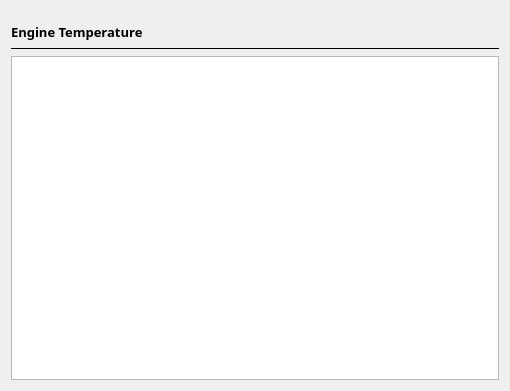
<?xml version="1.0" encoding="UTF-8"?>
<ui version="4.0">
 <class>Slider</class>
 <widget class="QWidget" name="Slider">
  <property name="geometry">
   <rect>
    <x>0</x>
    <y>0</y>
    <width>510</width>
    <height>391</height>
   </rect>
  </property>
  <property name="windowTitle">
   <string>Form</string>
  </property>
  <layout class="QVBoxLayout" name="verticalLayout">
   <item>
    <layout class="QHBoxLayout" name="horizontalLayout_2">
     <property name="spacing">
      <number>0</number>
     </property>
     <item alignment="Qt::AlignBottom">
      <widget class="QLabel" name="title">
       <property name="font">
        <font>
         <family>The Bold Font</family>
         <pointsize>10</pointsize>
         <weight>75</weight>
         <bold>true</bold>
        </font>
       </property>
       <property name="text">
        <string>Engine Temperature</string>
       </property>
      </widget>
     </item>
     <item>
      <spacer name="horizontalSpacer">
       <property name="orientation">
        <enum>Qt::Horizontal</enum>
       </property>
       <property name="sizeHint" stdset="0">
        <size>
         <width>40</width>
         <height>20</height>
        </size>
       </property>
      </spacer>
     </item>
     <item>
      <widget class="QPushButton" name="previous_button">
       <property name="sizePolicy">
        <sizepolicy hsizetype="Fixed" vsizetype="Fixed">
         <horstretch>1</horstretch>
         <verstretch>1</verstretch>
        </sizepolicy>
       </property>
       <property name="maximumSize">
        <size>
         <width>30</width>
         <height>30</height>
        </size>
       </property>
       <property name="styleSheet">
        <string notr="true">QPushButton {
	border-image: url(:/arrow_left/assets/buttons/arrow_left/left.png);
}

QPushButton::hover {
	border-image: url(:/arrow_left/assets/buttons/arrow_left/left_hover.png)
}

QPushButton::pressed {
	border-image: url(:/arrow_left/assets/buttons/arrow_left/left_pressed.png)
}

QPushButton::disabled {
	border-image: url(:/arrow_left/assets/buttons/arrow_left/left_disabled.png);
}</string>
       </property>
       <property name="text">
        <string/>
       </property>
       <property name="iconSize">
        <size>
         <width>40</width>
         <height>40</height>
        </size>
       </property>
       <property name="autoDefault">
        <bool>false</bool>
       </property>
       <property name="default">
        <bool>false</bool>
       </property>
       <property name="flat">
        <bool>true</bool>
       </property>
      </widget>
     </item>
     <item>
      <widget class="QPushButton" name="next_button">
       <property name="enabled">
        <bool>true</bool>
       </property>
       <property name="sizePolicy">
        <sizepolicy hsizetype="Fixed" vsizetype="Fixed">
         <horstretch>1</horstretch>
         <verstretch>1</verstretch>
        </sizepolicy>
       </property>
       <property name="maximumSize">
        <size>
         <width>30</width>
         <height>30</height>
        </size>
       </property>
       <property name="styleSheet">
        <string notr="true">QPushButton {
	border-image: url(:/arrow_right/assets/buttons/arrow_right/right.png);
}

QPushButton::hover {
	border-image: url(:/arrow_right/assets/buttons/arrow_right/right_hover.png);
}

QPushButton::pressed {
	border-image: url(:/arrow_right/assets/buttons/arrow_right/right_pressed.png);
}

QPushButton::disabled {
	border-image: url(:/arrow_right/assets/buttons/arrow_right/right_disabled.png);
}</string>
       </property>
       <property name="text">
        <string/>
       </property>
       <property name="iconSize">
        <size>
         <width>40</width>
         <height>40</height>
        </size>
       </property>
       <property name="autoDefault">
        <bool>false</bool>
       </property>
       <property name="default">
        <bool>false</bool>
       </property>
       <property name="flat">
        <bool>true</bool>
       </property>
      </widget>
     </item>
    </layout>
   </item>
   <item>
    <widget class="Line" name="line">
     <property name="frameShadow">
      <enum>QFrame::Plain</enum>
     </property>
     <property name="midLineWidth">
      <number>1</number>
     </property>
     <property name="orientation">
      <enum>Qt::Horizontal</enum>
     </property>
    </widget>
   </item>
   <item>
    <widget class="DataChart" name="data_chart">
     <property name="sizePolicy">
      <sizepolicy hsizetype="Minimum" vsizetype="Minimum">
       <horstretch>0</horstretch>
       <verstretch>0</verstretch>
      </sizepolicy>
     </property>
     <property name="toolTip">
      <string>Click and drag here</string>
     </property>
     <property name="whatsThis">
      <string>Data Chart Widget.  </string>
     </property>
    </widget>
   </item>
  </layout>
 </widget>
 <customwidgets>
  <customwidget>
   <class>DataChart</class>
   <extends>QGraphicsView</extends>
   <header>src/widgets/datachartwidget</header>
  </customwidget>
 </customwidgets>
 <resources>
  <include location="../resources/buttons.qrc"/>
 </resources>
 <connections/>
</ui>
